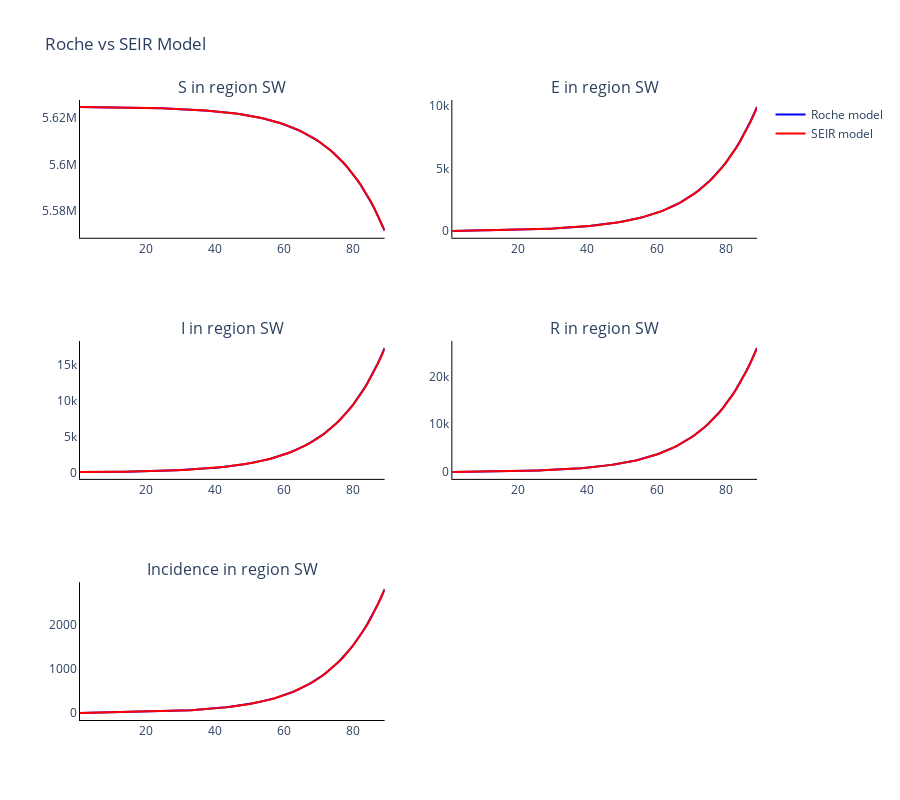

Notebook source saved alongside this figure:
### Markdown cell above
### Plot the comparments of the two models against each other

### Code cell
# Trace names - represent the solver used for the simulation
trace_name = ['Roche model', 'SEIR model']

# Compartment list - type and age
comparments = []
for n in seir_model.output_names():
    comparments.append('{} in region {}'.format(n, regions[roche_parameters.simulation_parameters.region_index-1]))

fig = go.Figure()
fig = make_subplots(
    rows=int(np.ceil(len(comparments)/2)), cols=2, subplot_titles=tuple('{}'.format(comparment) for comparment in comparments)
)

# Plot for each comparment
for c, comparment in enumerate(comparments):
    # Plot (line plot for each solver method for each age)
    for a, age in enumerate(age_groups):
        if c != 0:
            for o, out in enumerate(outputs):
                fig.add_trace(
                    go.Scatter(
                        y=out[:, c*len(age_groups)+a],
                        x=roche_parameters.simulation_parameters.times,
                        mode='lines',
                        name=trace_name[o],
                        line_color=colours[o],
                        showlegend=False
                    ),
                    row= int(np.floor(c / 2)) + 1,
                    col= c % 2 + 1
                )
        
        else:
            for o, out in enumerate(outputs):
                fig.add_trace(
                    go.Scatter(
                        y=out[:, c*len(age_groups)+a],
                        x=roche_parameters.simulation_parameters.times,
                        mode='lines',
                        name=trace_name[o],
                        line_color=colours[o]
                    ),
                    row= int(np.floor(c / 2)) + 1,
                    col= c % 2 + 1
                )

# Add axis labels
fig.update_layout(
    boxmode='group',
    title='Roche vs SEIR Model', 
    width=900, 
    height=800,
    plot_bgcolor='white',
    xaxis=dict(linecolor='black'),
    yaxis=dict(linecolor='black'),
    xaxis2=dict(linecolor='black'),
    yaxis2=dict(linecolor='black'),
    xaxis3=dict(linecolor='black'),
    yaxis3=dict(linecolor='black'),
    xaxis4=dict(linecolor='black'),
    yaxis4=dict(linecolor='black'),
    xaxis5=dict(linecolor='black'),
    yaxis5=dict(linecolor='black'))

fig.write_image('images/Roche_SEIR.pdf')
fig.show()
